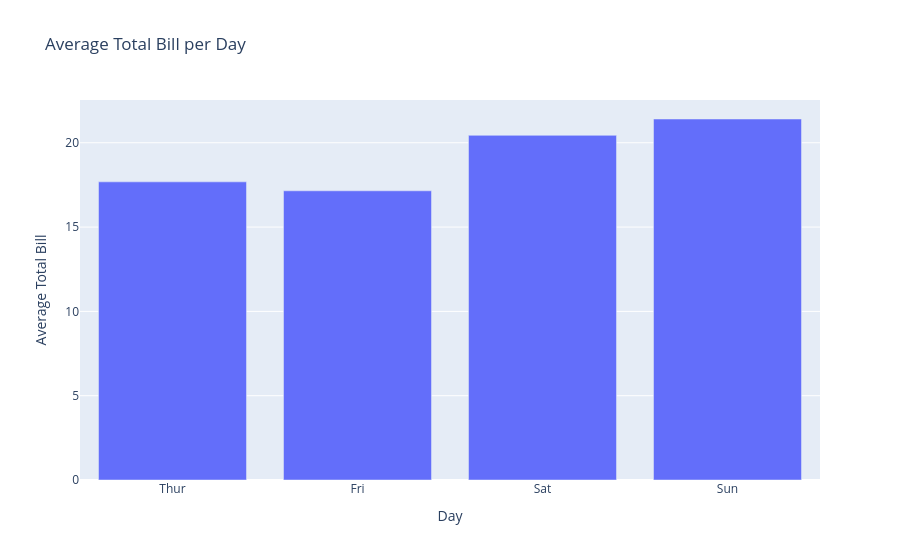

The code cell stored with this chart in its notebook:
### Code cell
fig = px.bar(
    data_frame=mean_bill_by_day,
    x="day",
    y="total_bill",
    title="Average Total Bill per Day",
    labels={"total_bill": "Average Total Bill", "day": "Day"}
)

fig.show()

### Figure 1 — Plotly figure (JSON) as saved in the notebook; plotly's stock layout.template omitted (floating-point values rounded to 4 significant figures)
{"data": [{"hovertemplate": "Day=%{x}<br>Average Total Bill=%{y}<extra></extra>", "legendgroup": "", "marker": {"color": "#636efa", "pattern": {"shape": ""}}, "name": "", "orientation": "v", "showlegend": false, "textposition": "auto", "x": ["Thur", "Fri", "Sat", "Sun"], "xaxis": "x", "y": [17.68, 17.15, 20.44, 21.41], "yaxis": "y", "type": "bar"}], "layout": {"xaxis": {"anchor": "y", "domain": [0.0, 1.0], "title": {"text": "Day"}}, "yaxis": {"anchor": "x", "domain": [0.0, 1.0], "title": {"text": "Average Total Bill"}}, "legend": {"tracegroupgap": 0}, "title": {"text": "Average Total Bill per Day"}, "barmode": "relative"}}
